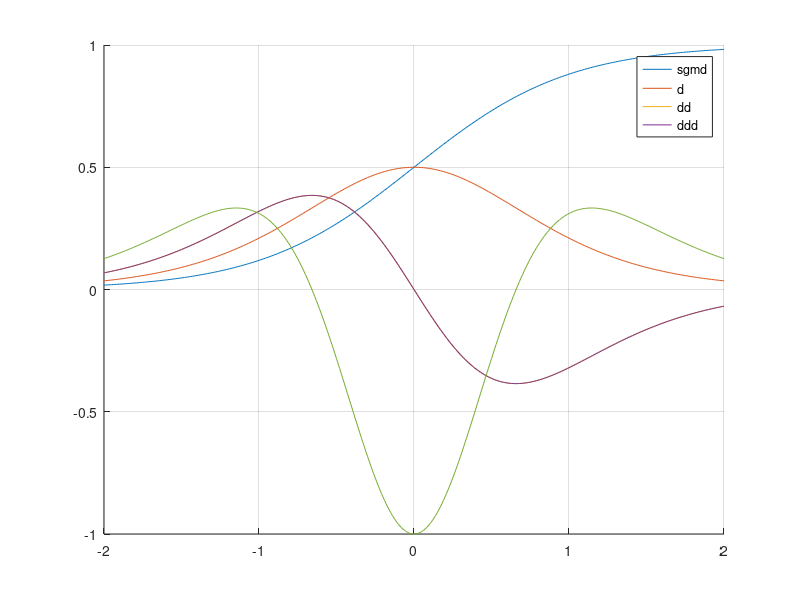
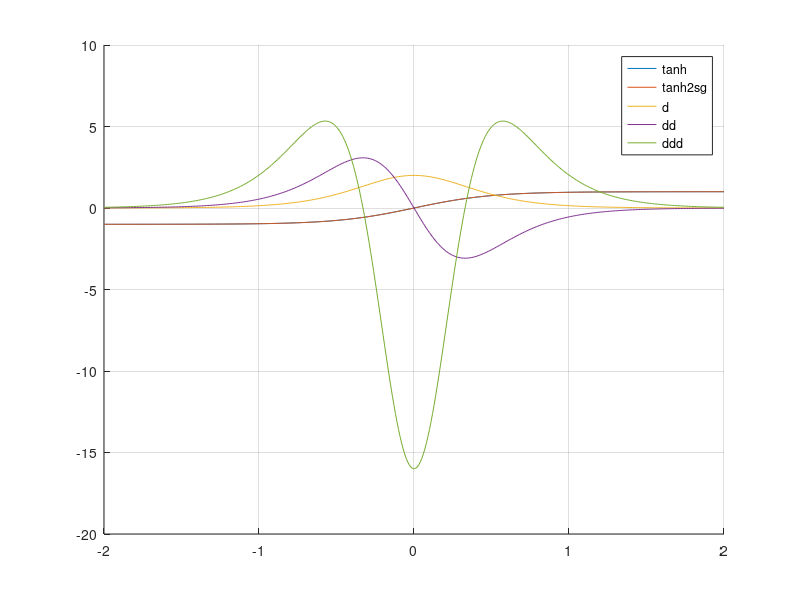

These figures' MATLAB source, in order:
%% シグモイド関数とtanh
%% sigmoid
a = 2;
x = -2:0.01:2;
% I=ones(size(x));
sgmd = 1./(1+exp(-a*x));
dsgmd = a*sgmd.*(1-sgmd);
ddsgmd = a^2*sgmd.*(1-sgmd).*(1-2*sgmd);
ddsgmd1 = a*dsgmd.*(1-2*sgmd);
dddsgmd = a^3*sgmd.*(1-sgmd).*(1-6*sgmd+6*sgmd.^2);
%% sgmd
figure(1)
hold on
plot(x,sgmd);
plot(x,dsgmd);
plot(x,ddsgmd1);
plot(x,ddsgmd);
plot(x,dddsgmd);
legend('sgmd','d','dd','ddd');
grid on
%% tanh
at=2;
x = -2:0.01:2;
x2 = 2*x;
th = tanh(at*x);
sgmd2=1./(1+exp(-at*x2));%f(2x)の時のシグモイド関数
tanh2sg = 2*sgmd2-1;%tanhをシグモイドで表す
dtanh2sg = 4*at*sgmd2.*(1-sgmd2);
ddtanh2sg = 8*at^2*sgmd2.*(1-sgmd2).*(1-2*sgmd2);
dddtanh2sg = 16*at^3*sgmd2.*(1-sgmd2).*(1-6*sgmd2+6*sgmd2.^2);
%% tanh
figure(2)
hold on
plot(x,th);
plot(x,tanh2sg);
plot(x,dtanh2sg)
plot(x,ddtanh2sg)
plot(x,dddtanh2sg)
% plot(x,x);
% plot(x,-16*x);
legend('tanh','tanh2sg','d','dd','ddd');
grid on
